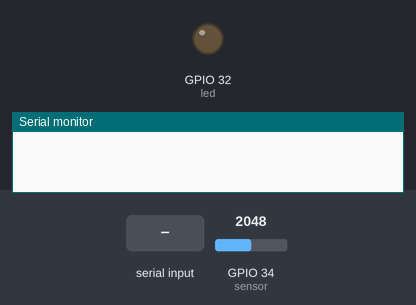
Bench run of a sketch on a simulated ESP32. On the bench: output pins drawn as LEDs (lit = HIGH), the last lines printed to the serial monitor. Dashed ring = blinking. The test bench sets the inputs (shaded band); at power-on: GPIO 34 (sensor) = 2048.

Above: at 1.2 s.
1.3 s: "1" received over Serial
At 1.46 s:
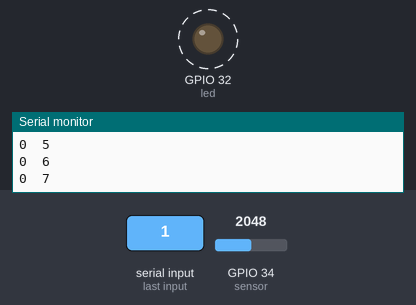
4.3 s: "2" received over Serial
Timing chart, 0 to 7.3 s (numbered marks = the images above; inputs shaded):
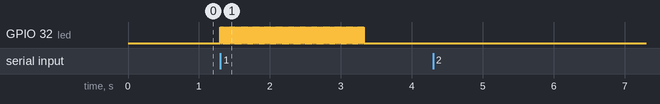

The sketch:

tcrt5000_variancas_leitura.ino
```cpp
#define sensor 34
#define led 32
#define montante 100

int inicio, noise, a, b, c, num, i;
float faixa;
int count = 0, soma = 0, soma_var = 0;
float media, variancia;
char incomingChar;
int vet[montante];

void setup()
{
  pinMode(sensor, INPUT);
  pinMode(led,OUTPUT);
  Serial.begin(115200);
}

void loop()
{

  /*--- PROGRAMA DE CALIBRAGEM TCRT5000 ---*/

  while (Serial.available() > 0) {
  // Lê o próximo caractere da porta serial
  Serial.println("Digite (1) para iniciar teste | Digite (2) para reiniciar");
  incomingChar = Serial.read();

  switch(incomingChar){


  case '1':

  Serial.println("INICIANDO O TESTE!!!");

  while(count < montante){
  digitalWrite(led, HIGH);
  delay(10);
  a = analogRead(sensor);
  digitalWrite(led, LOW);

  delay(10);
  b = analogRead(sensor);

  c = a - b;
  vet[count] = c;
  soma = soma + c;
  count++;
  // Serial.print(a);         //noise+signal
  //Serial.print("\t");
  //Serial.print(b);         //noise
  //Serial.print("\t");
  Serial.print(c);       //denoised signal
  Serial.print("\t");
  Serial.print(count);         //noise+signal
  Serial.print("\t");
  Serial.println();
  }

  media = (soma/montante);
  Serial.println();
  Serial.print("Media:");
  Serial.print(media);
  Serial.println();

  //calculando a variancia amostral
  for(i = 0; i < montante; i++){
    soma_var = soma_var + ( (vet[i] - media)*(vet[i] - media) );
  }
  variancia = sqrt(soma_var/(montante-1));
  Serial.print("Variancia:");
  Serial.print(variancia);
  Serial.println();

  break;

  case '2':
  Serial.println("Variaveis resetadas para teste");
  soma = 0;
  media = 0;
  count = 0;
  soma_var = 0;
  variancia = 0;
  break;

  default:
  break;
  }//fim do switch


  }//fim da leitura do serial


}//fim do loop
```

Measured:
- after the input at 1.3 s, GPIO 32 (led): alternates HIGH for 0.01 s and LOW for 0.01 s, 200 changes in all, then stays LOW, starting at once
